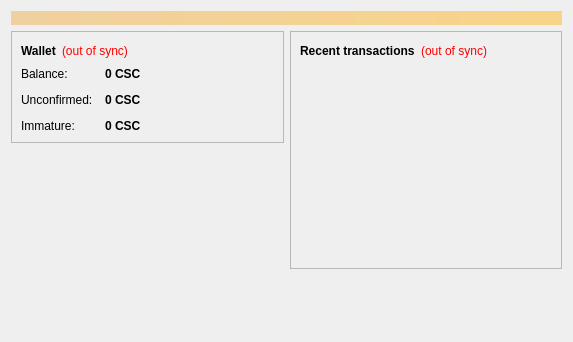
<?xml version="1.0" encoding="UTF-8"?>
<ui version="4.0">
 <class>OverviewPage</class>
 <widget class="QWidget" name="OverviewPage">
  <property name="geometry">
   <rect>
    <x>0</x>
    <y>0</y>
    <width>573</width>
    <height>342</height>
   </rect>
  </property>
  <property name="windowTitle">
   <string>Form</string>
  </property>
  <layout class="QVBoxLayout" name="topLayout">
   <item>
    <widget class="QLabel" name="labelAlerts">
     <property name="visible">
      <bool>false</bool>
     </property>
     <property name="styleSheet">
      <string notr="true">background-color: qlineargradient(x1: 0, y1: 0, x2: 1, y2: 0, stop:0 #F0D0A0, stop:1 #F8D488); color:#000000;</string>
     </property>
     <property name="wordWrap">
      <bool>true</bool>
     </property>
     <property name="margin">
      <number>3</number>
     </property>
    </widget>
   </item>
   <item>
    <layout class="QHBoxLayout" name="horizontalLayout" stretch="1,1">
     <item>
      <layout class="QVBoxLayout" name="verticalLayout_2">
       <item>
        <widget class="QFrame" name="frame">
         <property name="frameShape">
          <enum>QFrame::StyledPanel</enum>
         </property>
         <property name="frameShadow">
          <enum>QFrame::Raised</enum>
         </property>
         <layout class="QVBoxLayout" name="verticalLayout_4">
          <item>
           <layout class="QHBoxLayout" name="horizontalLayout_4">
            <item>
             <widget class="QLabel" name="label_5">
              <property name="font">
               <font>
                <weight>75</weight>
                <bold>true</bold>
               </font>
              </property>
              <property name="text">
               <string>Wallet</string>
              </property>
             </widget>
            </item>
            <item>
             <widget class="QLabel" name="labelWalletStatus">
              <property name="toolTip">
               <string>The displayed information may be out of date. Your wallet automatically synchronizes with the Ccoin network after a connection is established, but this process has not completed yet.</string>
              </property>
              <property name="styleSheet">
               <string notr="true">QLabel { color: red; }</string>
              </property>
              <property name="text">
               <string notr="true">(out of sync)</string>
              </property>
              <property name="alignment">
               <set>Qt::AlignLeading|Qt::AlignLeft|Qt::AlignVCenter</set>
              </property>
             </widget>
            </item>
            <item>
             <spacer name="horizontalSpacer_2">
              <property name="orientation">
               <enum>Qt::Horizontal</enum>
              </property>
              <property name="sizeHint" stdset="0">
               <size>
                <width>40</width>
                <height>20</height>
               </size>
              </property>
             </spacer>
            </item>
           </layout>
          </item>
          <item>
           <layout class="QFormLayout" name="formLayout_2">
            <property name="fieldGrowthPolicy">
             <enum>QFormLayout::AllNonFixedFieldsGrow</enum>
            </property>
            <property name="horizontalSpacing">
             <number>12</number>
            </property>
            <property name="verticalSpacing">
             <number>12</number>
            </property>
            <item row="0" column="0">
             <widget class="QLabel" name="label">
              <property name="text">
               <string>Balance:</string>
              </property>
             </widget>
            </item>
            <item row="0" column="1">
             <widget class="QLabel" name="labelBalance">
              <property name="font">
               <font>
                <weight>75</weight>
                <bold>true</bold>
               </font>
              </property>
              <property name="cursor">
               <cursorShape>IBeamCursor</cursorShape>
              </property>
              <property name="toolTip">
               <string>Your current balance</string>
              </property>
              <property name="text">
               <string notr="true">0 CSC</string>
              </property>
              <property name="textInteractionFlags">
               <set>Qt::LinksAccessibleByMouse|Qt::TextSelectableByKeyboard|Qt::TextSelectableByMouse</set>
              </property>
             </widget>
            </item>
            <item row="1" column="0">
             <widget class="QLabel" name="label_3">
              <property name="text">
               <string>Unconfirmed:</string>
              </property>
             </widget>
            </item>
            <item row="1" column="1">
             <widget class="QLabel" name="labelUnconfirmed">
              <property name="font">
               <font>
                <weight>75</weight>
                <bold>true</bold>
               </font>
              </property>
              <property name="cursor">
               <cursorShape>IBeamCursor</cursorShape>
              </property>
              <property name="toolTip">
               <string>Total of transactions that have yet to be confirmed, and do not yet count toward the current balance</string>
              </property>
              <property name="text">
               <string notr="true">0 CSC</string>
              </property>
              <property name="textInteractionFlags">
               <set>Qt::LinksAccessibleByMouse|Qt::TextSelectableByKeyboard|Qt::TextSelectableByMouse</set>
              </property>
             </widget>
            </item>
            <item row="2" column="0">
             <widget class="QLabel" name="labelImmatureText">
              <property name="text">
               <string>Immature:</string>
              </property>
             </widget>
            </item>
            <item row="2" column="1">
             <widget class="QLabel" name="labelImmature">
              <property name="font">
               <font>
                <weight>75</weight>
                <bold>true</bold>
               </font>
              </property>
              <property name="toolTip">
               <string>Mined balance that has not yet matured</string>
              </property>
              <property name="text">
               <string notr="true">0 CSC</string>
              </property>
              <property name="textInteractionFlags">
               <set>Qt::LinksAccessibleByMouse|Qt::TextSelectableByKeyboard|Qt::TextSelectableByMouse</set>
              </property>
             </widget>
            </item>
           </layout>
          </item>
         </layout>
        </widget>
       </item>
       <item>
        <spacer name="verticalSpacer">
         <property name="orientation">
          <enum>Qt::Vertical</enum>
         </property>
         <property name="sizeHint" stdset="0">
          <size>
           <width>20</width>
           <height>40</height>
          </size>
         </property>
        </spacer>
       </item>
      </layout>
     </item>
     <item>
      <layout class="QVBoxLayout" name="verticalLayout_3">
       <item>
        <widget class="QFrame" name="frame_2">
         <property name="frameShape">
          <enum>QFrame::StyledPanel</enum>
         </property>
         <property name="frameShadow">
          <enum>QFrame::Raised</enum>
         </property>
         <layout class="QVBoxLayout" name="verticalLayout">
          <item>
           <layout class="QHBoxLayout" name="horizontalLayout_2">
            <item>
             <widget class="QLabel" name="label_4">
              <property name="text">
               <string>&lt;b&gt;Recent transactions&lt;/b&gt;</string>
              </property>
             </widget>
            </item>
            <item>
             <widget class="QLabel" name="labelTransactionsStatus">
              <property name="toolTip">
               <string>The displayed information may be out of date. Your wallet automatically synchronizes with the Ccoin network after a connection is established, but this process has not completed yet.</string>
              </property>
              <property name="styleSheet">
               <string notr="true">QLabel { color: red; }</string>
              </property>
              <property name="text">
               <string notr="true">(out of sync)</string>
              </property>
              <property name="alignment">
               <set>Qt::AlignRight|Qt::AlignTrailing|Qt::AlignVCenter</set>
              </property>
             </widget>
            </item>
            <item>
             <spacer name="horizontalSpacer">
              <property name="orientation">
               <enum>Qt::Horizontal</enum>
              </property>
              <property name="sizeHint" stdset="0">
               <size>
                <width>40</width>
                <height>20</height>
               </size>
              </property>
             </spacer>
            </item>
           </layout>
          </item>
          <item>
           <widget class="QListView" name="listTransactions">
            <property name="styleSheet">
             <string notr="true">QListView { background: transparent; }</string>
            </property>
            <property name="frameShape">
             <enum>QFrame::NoFrame</enum>
            </property>
            <property name="verticalScrollBarPolicy">
             <enum>Qt::ScrollBarAlwaysOff</enum>
            </property>
            <property name="horizontalScrollBarPolicy">
             <enum>Qt::ScrollBarAlwaysOff</enum>
            </property>
            <property name="selectionMode">
             <enum>QAbstractItemView::NoSelection</enum>
            </property>
           </widget>
          </item>
         </layout>
        </widget>
       </item>
       <item>
        <spacer name="verticalSpacer_2">
         <property name="orientation">
          <enum>Qt::Vertical</enum>
         </property>
         <property name="sizeHint" stdset="0">
          <size>
           <width>20</width>
           <height>40</height>
          </size>
         </property>
        </spacer>
       </item>
      </layout>
     </item>
    </layout>
   </item>
  </layout>
 </widget>
 <resources/>
 <connections/>
</ui>
